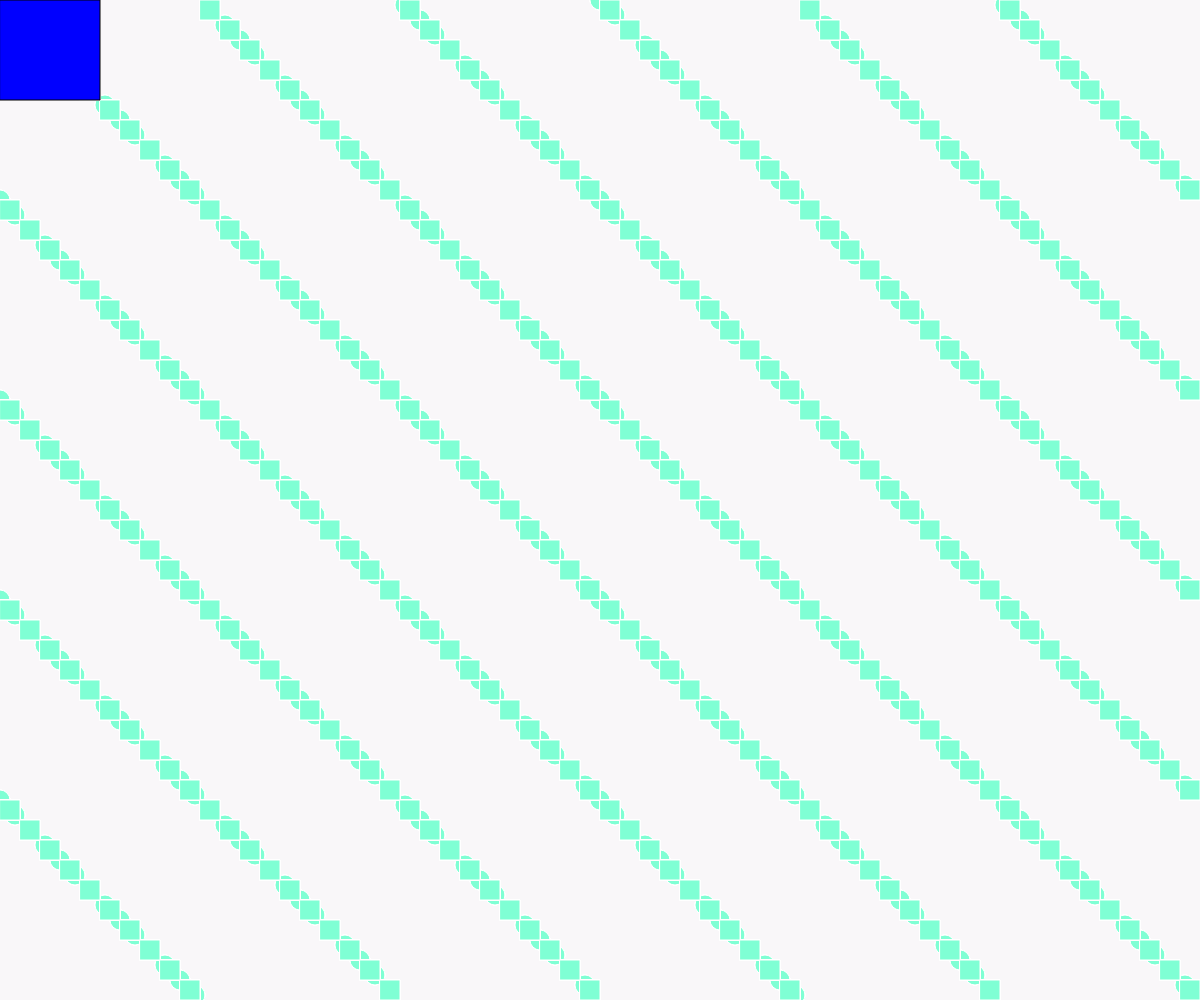
Frame 1 (no input)
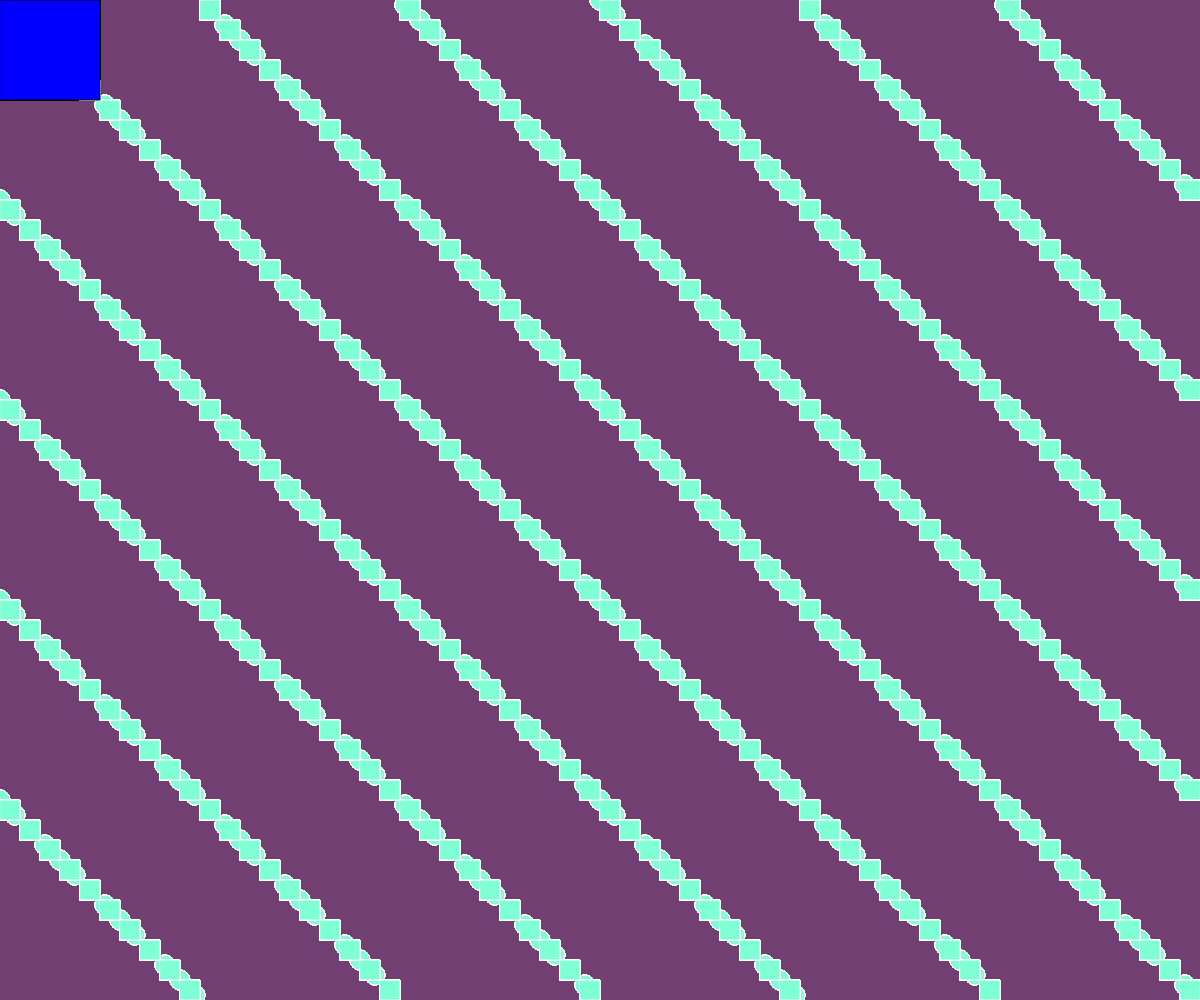
Frame 60 (no input)
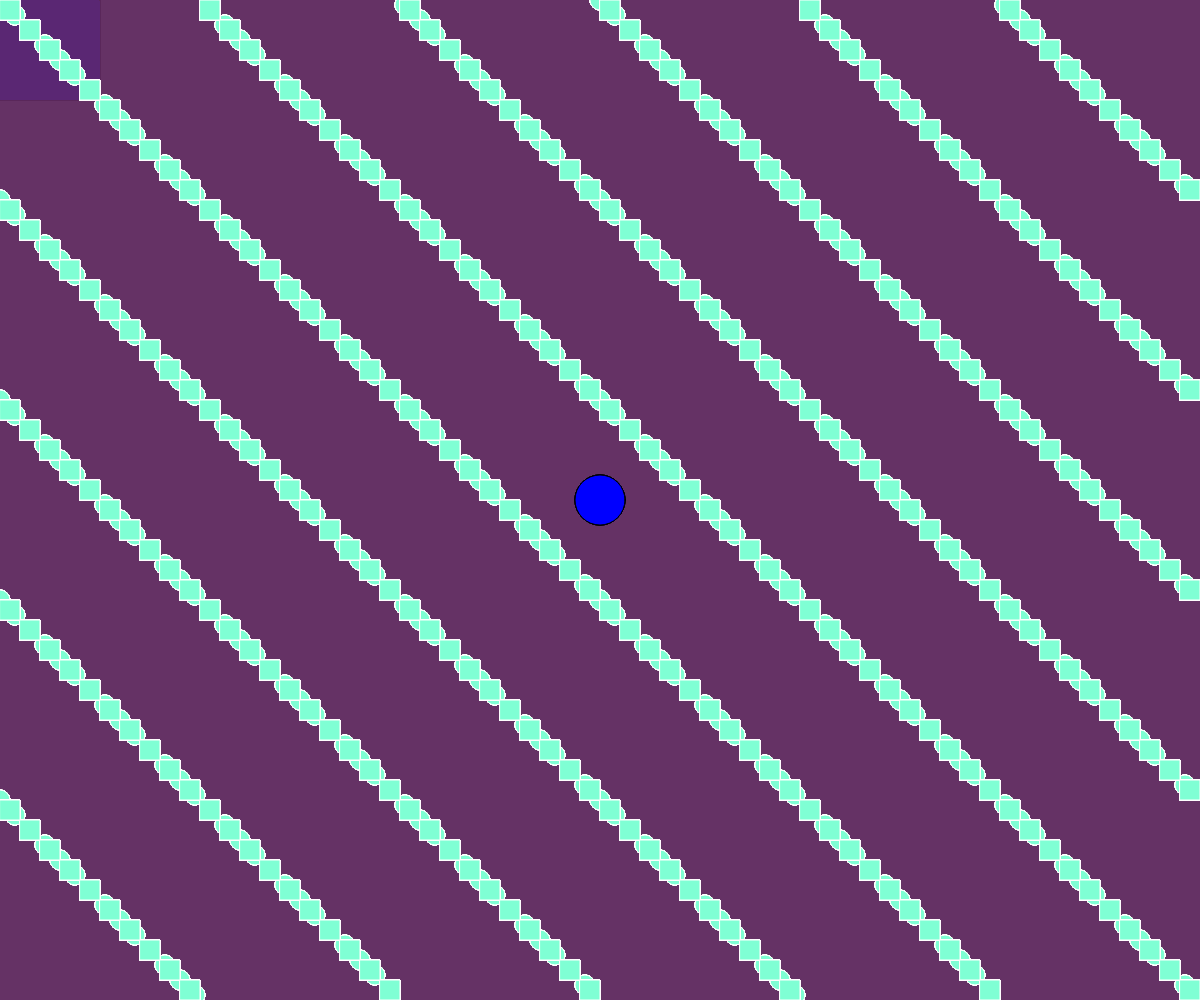
Frame 120 (the mouse pressed at the canvas centre since frame 60)

The p5.js sketch that drew these frames (run headless with seeded random() and noise() and a simulated clock; from frame 60 on, the mouse is pressed at the canvas centre):

// p5.js sketch
// ── sketch.js


function setup(){
    createCanvas(windowWidth,windowHeight);
}

function draw(){
    background (100, 60, 100,10);
    fill('aquamarine');
    stroke('white')
    for(var i = 0; i < 8000; i++){
        ellipse( (i*15)%width,(i*15)%height,20,20);
    }

    for(var i = 5000; i > 600; i--){
        rect( (i*20)%width,(i*20)%height,20,20);
    }

    fill('blue');
    stroke('black')
    if(mouseX < 250){
        rect(mouseX,mouseY,100,100);
    }else{
        ellipse(mouseX,mouseY, 50,50);
    }
}
